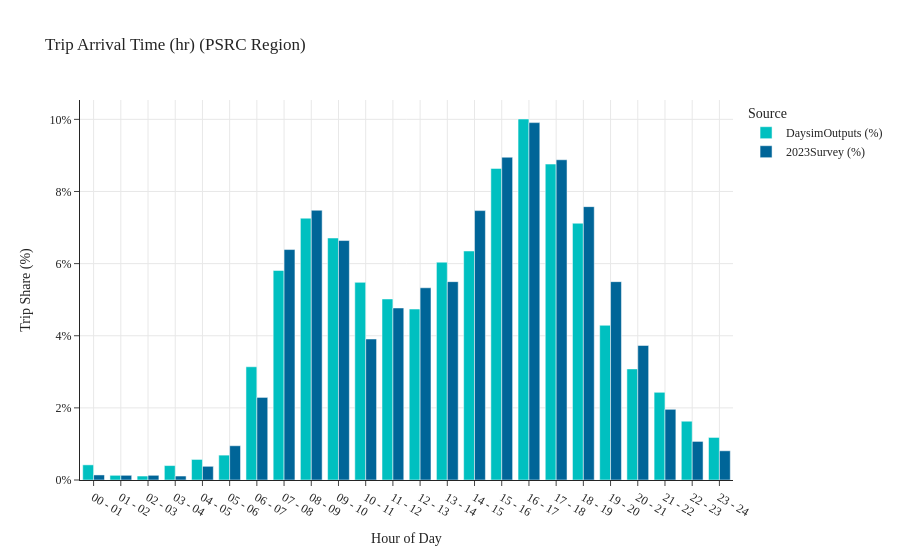

The notebook cell saved with this chart:
### Code cell
arr_time_by_hr(data1=data_daysim, data3=data_fullsurvey, tag='PSRC Region')

### Figure 1 — Plotly figure (JSON) as saved in the notebook; plotly's stock layout.template omitted (floating-point values rounded to 4 significant figures)
{"data": [{"alignmentgroup": "True", "hovertemplate": "Source=DaysimOutputs (%)<br>Arrival Hour=%{x}<br>Trip Arrival Time (hr)=%{y}<extra></extra>", "legendgroup": "DaysimOutputs (%)", "marker": {"color": "#00C0C0", "pattern": {"shape": ""}}, "name": "DaysimOutputs (%)", "offsetgroup": "DaysimOutputs (%)", "orientation": "v", "showlegend": true, "textposition": "auto", "type": "bar", "x": ["00 - 01", "01 - 02", "02 - 03", "03 - 04", "04 - 05", "05 - 06", "06 - 07", "07 - 08", "08 - 09", "09 - 10", "10 - 11", "11 - 12", "12 - 13", "13 - 14", "14 - 15", "15 - 16", "16 - 17", "17 - 18", "18 - 19", "19 - 20", "20 - 21", "21 - 22", "22 - 23", "23 - 24"], "xaxis": "x", "y": [0.42, 0.13, 0.11, 0.4, 0.57, 0.69, 3.14, 5.81, 7.26, 6.71, 5.48, 5.02, 4.74, 6.04, 6.35, 8.64, 10.01, 8.76, 7.12, 4.29, 3.08, 2.43, 1.63, 1.18], "yaxis": "y"}, {"alignmentgroup": "True", "hovertemplate": "Source=2023Survey (%)<br>Arrival Hour=%{x}<br>Trip Arrival Time (hr)=%{y}<extra></extra>", "legendgroup": "2023Survey (%)", "marker": {"color": "#006598", "pattern": {"shape": ""}}, "name": "2023Survey (%)", "offsetgroup": "2023Survey (%)", "orientation": "v", "showlegend": true, "textposition": "auto", "type": "bar", "x": ["00 - 01", "01 - 02", "02 - 03", "03 - 04", "04 - 05", "05 - 06", "06 - 07", "07 - 08", "08 - 09", "09 - 10", "10 - 11", "11 - 12", "12 - 13", "13 - 14", "14 - 15", "15 - 16", "16 - 17", "17 - 18", "18 - 19", "19 - 20", "20 - 21", "21 - 22", "22 - 23", "23 - 24"], "xaxis": "x", "y": [0.14, 0.13, 0.13, 0.11, 0.38, 0.95, 2.29, 6.39, 7.48, 6.64, 3.91, 4.77, 5.33, 5.5, 7.47, 8.95, 9.91, 8.88, 7.58, 5.5, 3.73, 1.96, 1.07, 0.81], "yaxis": "y"}], "layout": {"barmode": "group", "legend": {"title": {"text": "Source"}, "tracegroupgap": 0}, "title": {"text": "Trip Arrival Time (hr) (PSRC Region)"}, "xaxis": {"anchor": "y", "domain": [0.0, 1.0], "showgrid": true, "title": {"text": "Hour of Day"}}, "yaxis": {"anchor": "x", "domain": [0.0, 1.0], "showgrid": true, "ticksuffix": "%", "title": {"text": "Trip Share (%)"}}}}
